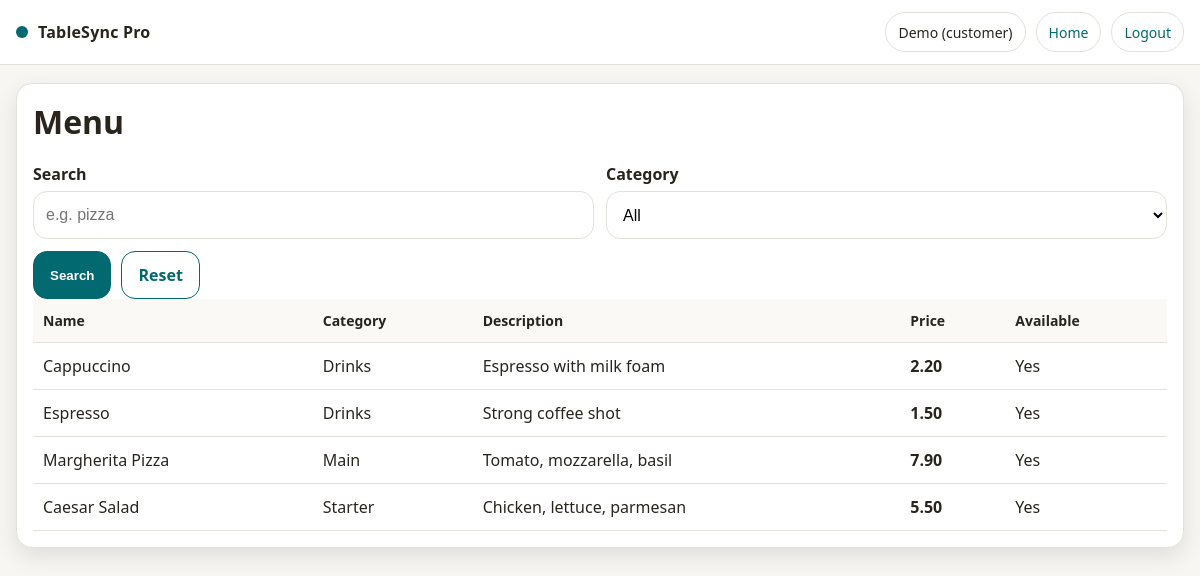
The page /code/pages/menu_search.php (signed in) on the database its author committed.
### tables this page shows
CREATE TABLE IF NOT EXISTS Menu_Items (
  menu_item_id INT(11) PRIMARY KEY AUTO_INCREMENT,
  name VARCHAR(100) NOT NULL,
  description TEXT NULL,
  category VARCHAR(50) NULL,
  price DECIMAL(10,2) NOT NULL,
  is_available TINYINT(1) DEFAULT 1
);

### code/pages/menu_search.php (the view, shortened to what this page needs)
<?php
require __DIR__ . '/../config/db.php';
$q = trim($_GET['q'] ?? '');
$params=[]; $where="WHERE 1=1";
$stmt=$pdo->prepare("SELECT * FROM Menu_Items $where ORDER BY category, name");
$stmt->execute($params);
$items=$stmt->fetchAll();
?>
<!doctype html>
<html><head>
<title>Menu</title><link rel="stylesheet" href="../assets/style.css"></head>
<body>
<div class="nav">
  <div class="brand"><span class="dot"></span> TableSync Pro</div>
  <div class="links">
    <span class="pill"><?php echo htmlspecialchars($_SESSION['first_name'] ?? ''); ?> (<?php echo htmlspecialchars($_SESSION['role'] ?? ''); ?>)</span>
    <a class="pill" href="dashboard_<?php echo htmlspecialchars($_SESSION['role']); ?>.php">Home</a>
    <a class="pill" href="../includes/logout.php">Logout</a>
  </div>
</div>
<div class="container"><div class="card">
  <h1>Menu</h1>
  <form method="get" class="form-row no-print">
    <div class="span-6"><label>Search</label><input name="q" value="<?php echo htmlspecialchars($q); ?>" placeholder="e.g. pizza"></div>
    <div class="span-6"><label>Category</label>
      <select name="category">
        <option value="">All</option>
      </select>
    </div>
    <div class="span-12" style="display:flex; gap:10px; flex-wrap:wrap;">
      <button class="btn" type="submit">Search</button>
      <a class="btn secondary" href="menu_search.php">Reset</a>
    </div>
  </form>
  <table class="table">
    <thead><tr><th>Name</th><th>Category</th><th>Description</th><th>Price</th><th>Available</th></tr></thead>
    <tbody>
      <?php foreach($items as $it): ?>
        <tr>
          <td><?php echo htmlspecialchars($it['name']); ?></td>
          <td><?php echo htmlspecialchars($it['category'] ?? ''); ?></td>
          <td><?php echo htmlspecialchars($it['description'] ?? ''); ?></td>
          <td><b><?php echo number_format((float)$it['price'],2); ?></b></td>
          <td><?php echo ((int)$it['is_available']===1)?'Yes':'No'; ?></td>
        </tr>
      <?php endforeach; ?>
    </tbody>
  </table>
</div></div>
</body></html>

### code/assets/style.css (style rules this page uses)
:root { --teal:#01696f; --bg:#f7f6f2; --text:#28251d; --card:#ffffff; --line:#e4e1d8; --shadow:0 8px 22px rgba(0,0,0,.10); --green:#2e7d32; --orange:#ef6c00; --red:#c62828; --grey:#6b6b6b; --tap:48px; --radius:16px; }
* { box-sizing:border-box; }
html,body { height:100%; }
body { margin:0; font-family:system-ui,-apple-system,Segoe UI,Roboto,Arial,sans-serif; background:var(--bg); color:var(--text); -webkit-font-smoothing:antialiased; -moz-osx-font-smoothing:grayscale; }
a { color:var(--teal); text-decoration:none; }
.nav { position:sticky; top:0; z-index:10; background:#fff; border-bottom:1px solid var(--line); padding:12px 16px; display:flex; align-items:center; justify-content:space-between; gap:12px; }
.nav .brand { display:flex; align-items:center; gap:10px; font-weight:900; letter-spacing:.2px; }
.nav .brand .dot { width:12px; height:12px; background:var(--teal); border-radius:50%; display:inline-block; }
.nav .links { display:flex; flex-wrap:wrap; gap:10px; align-items:center; }
.nav .pill { display:inline-flex; align-items:center; justify-content:center; min-height:40px; padding:8px 12px; border:1px solid var(--line); border-radius:999px; background:#fff; font-size:14px; }
.container { max-width:1200px; margin:18px auto; padding:0 16px 84px; }
.card { background:var(--card); border:1px solid var(--line); border-radius:var(--radius); box-shadow:var(--shadow); padding:16px; }
h1,h2,h3 { margin:0 0 12px 0; }
label { display:block; font-weight:800; margin:8px 0 6px; }
input,select,textarea { width:100%; min-height:var(--tap); padding:12px 12px; border:1px solid var(--line); border-radius:14px; background:#fff; font-size:16px; }
.form-row { display:grid; grid-template-columns:repeat(12, 1fr); gap:12px; }
.form-row .span-12 { grid-column:span 12; }
.form-row .span-6 { grid-column:span 6; }
.btn { display:inline-flex; align-items:center; justify-content:center; gap:8px; min-height:var(--tap); padding:12px 16px; border-radius:14px; border:1px solid var(--teal); background:var(--teal); color:#fff; font-weight:900; cursor:pointer; user-select:none; text-decoration:none; }
.btn.secondary { background:#fff; color:var(--teal); }
.table { width:100%; border-collapse:collapse; }
.table th,.table td { padding:12px 10px; border-bottom:1px solid var(--line); text-align:left; vertical-align:middle; }
.table th { background:#faf9f6; font-size:14px; position:sticky; top:64px; z-index:5; }

### rows shown on the page
menu_items: name "Cappuccino", category "Drinks", description "Espresso with milk foam", price "2.20", is_available "Yes"
menu_items: name "Espresso", category "Drinks", description "Strong coffee shot", price "1.50", is_available "Yes"
menu_items: name "Margherita Pizza", category "Main", description "Tomato, mozzarella, basil", price "7.90", is_available "Yes"
menu_items: name "Caesar Salad", category "Starter", description "Chicken, lettuce, parmesan", price "5.50", is_available "Yes"

### other values the page prints
$_SESSION['first_name'] "Demo"
$_SESSION['role'] "customer"
